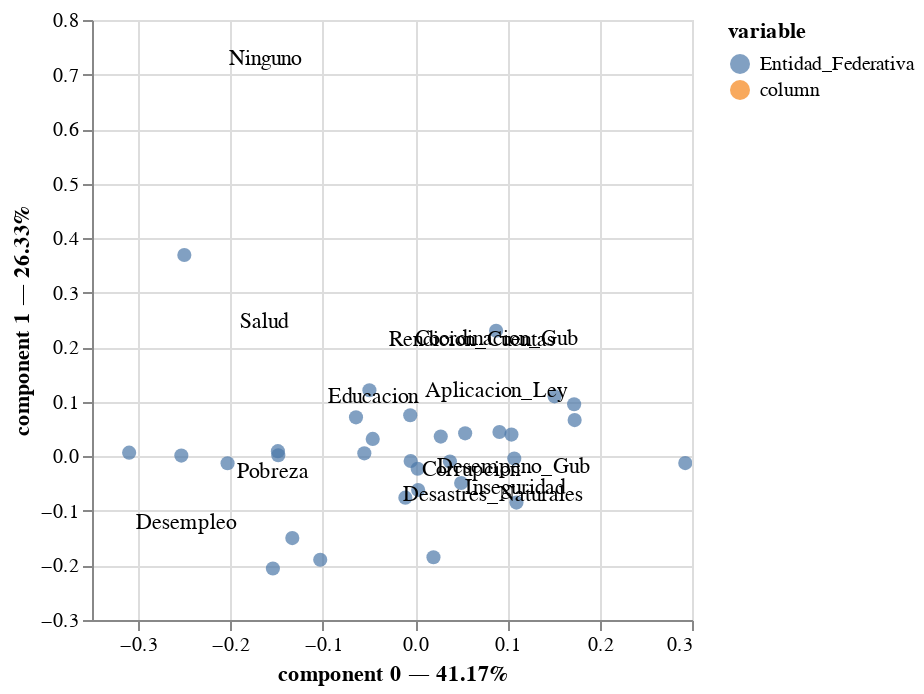

Notebook code cell kept with this figure:
### Markdown cell above
Las dos primeras componentes explican más del **60% de la varianza total**.

### Code cell
ca.plot(contingency_table_main_issues, x_component = 0, y_component = 1, show_row_markers = True,
        show_column_markers = False, show_row_labels = False, show_column_labels = True)

### Figure 1 — Vega specification as saved in the notebook (floating-point values rounded to 4 significant figures)
{"$schema": "https://vega.github.io/schema/vega/v5.json", "data": [{"name": "param_1_store"}, {"name": "source_0", "values": [{"component 0": -0.04588, "component 1": 0.03202, "value": "AGS", "variable": "Entidad_Federativa"}, {"component 0": 0.1729, "component 1": 0.06656, "value": "BC", "variable": "Entidad_Federativa"}, {"component 0": 0.2927, "component 1": -0.01237, "value": "BCS", "variable": "Entidad_Federativa"}, {"component 0": -0.3098, "component 1": 0.006748, "value": "CAMP", "variable": "Entidad_Federativa"}, {"component 0": 0.1098, "component 1": -0.08469, "value": "CDMX", "variable": "Entidad_Federativa"}, {"component 0": -0.005245, "component 1": 0.07537, "value": "CHIH", "variable": "Entidad_Federativa"}, {"component 0": -0.1482, "component 1": 0.002044, "value": "CHIS", "variable": "Entidad_Federativa"}, {"component 0": -0.04947, "component 1": 0.1212, "value": "COAH", "variable": "Entidad_Federativa"}, {"component 0": 0.09139, "component 1": 0.04465, "value": "COL", "variable": "Entidad_Federativa"}, {"component 0": -0.2532, "component 1": 0.001394, "value": "DGO", "variable": "Entidad_Federativa"}, {"component 0": -0.133, "component 1": -0.1498, "value": "GRO", "variable": "Entidad_Federativa"}, {"component 0": 0.1075, "component 1": -0.003981, "value": "GTO", "variable": "Entidad_Federativa"}, {"component 0": -0.2031, "component 1": -0.01254, "value": "HGO", "variable": "Entidad_Federativa"}, {"component 0": 0.05425, "component 1": 0.04216, "value": "JAL", "variable": "Entidad_Federativa"}, {"component 0": 0.04991, "component 1": -0.04888, "value": "MEX", "variable": "Entidad_Federativa"}, {"component 0": -0.004784, "component 1": -0.008558, "value": "MICH", "variable": "Entidad_Federativa"}, {"component 0": 0.003347, "component 1": -0.06171, "value": "MOR", "variable": "Entidad_Federativa"}, {"component 0": -0.05499, "component 1": 0.005596, "value": "NAY", "variable": "Entidad_Federativa"}, {"component 0": 0.1723, "component 1": 0.09545, "value": "NL", "variable": "Entidad_Federativa"}, {"component 0": -0.1486, "component 1": 0.009512, "value": "OAX", "variable": "Entidad_Federativa"}, {"component 0": -0.01053, "component 1": -0.07574, "value": "PUE", "variable": "Entidad_Federativa"}, {"component 0": 0.1511, "component 1": 0.11, "value": "QR", "variable": "Entidad_Federativa"}, {"component 0": 0.0878, "component 1": 0.2302, "value": "QRO", "variable": "Entidad_Federativa"}, {"component 0": 0.03776, "component 1": -0.009322, "value": "SIN", "variable": "Entidad_Federativa"}, {"component 0": 0.1044, "component 1": 0.03997, "value": "SLP", "variable": "Entidad_Federativa"}, {"component 0": 0.02782, "component 1": 0.03628, "value": "SON", "variable": "Entidad_Federativa"}, {"component 0": -0.154, "component 1": -0.2056, "value": "TAB", "variable": "Entidad_Federativa"}, {"component 0": 0.002817, "component 1": -0.02275, "value": "TAM", "variable": "Entidad_Federativa"}, {"component 0": -0.06401, "component 1": 0.07157, "value": "TLAX", "variable": "Entidad_Federativa"}, {"component 0": -0.1028, "component 1": -0.1894, "value": "VER", "variable": "Entidad_Federativa"}, {"component 0": -0.25, "component 1": 0.3691, "value": "YUC", "variable": "Entidad_Federativa"}, {"component 0": 0.01992, "component 1": -0.1849, "value": "ZAC", "variable": "Entidad_Federativa"}]}, {"name": "source_1", "values": [{"component 0": 0.1071, "component 1": -0.02019, "value": "Desempeno_Gub", "variable": "column"}, {"component 0": -0.1538, "component 1": -0.02911, "value": "Pobreza", "variable": "column"}, {"component 0": 0.06025, "component 1": -0.02486, "value": "Corrupcion", "variable": "column"}, {"component 0": -0.2477, "component 1": -0.1214, "value": "Desempleo", "variable": "column"}, {"component 0": 0.1081, "component 1": -0.05831, "value": "Inseguridad", "variable": "column"}, {"component 0": 0.08767, "component 1": 0.1199, "value": "Aplicacion_Ley", "variable": "column"}, {"component 0": 0.08461, "component 1": -0.07157, "value": "Desastres_Naturales", "variable": "column"}, {"component 0": -0.04584, "component 1": 0.1093, "value": "Educacion", "variable": "column"}, {"component 0": -0.164, "component 1": 0.2462, "value": "Salud", "variable": "column"}, {"component 0": 0.08872, "component 1": 0.2153, "value": "Coordinacion_Gub", "variable": "column"}, {"component 0": 0.06183, "component 1": 0.2126, "value": "Rendicion_Cuentas", "variable": "column"}, {"component 0": -0.1621, "component 1": 0.728, "value": "Ninguno", "variable": "column"}]}, {"name": "source_2", "values": [{"component 0": 0.1071, "component 1": -0.02019, "label": "Desempeno_Gub"}, {"component 0": -0.1538, "component 1": -0.02911, "label": "Pobreza"}, {"component 0": 0.06025, "component 1": -0.02486, "label": "Corrupcion"}, {"component 0": -0.2477, "component 1": -0.1214, "label": "Desempleo"}, {"component 0": 0.1081, "component 1": -0.05831, "label": "Inseguridad"}, {"component 0": 0.08767, "component 1": 0.1199, "label": "Aplicacion_Ley"}, {"component 0": 0.08461, "component 1": -0.07157, "label": "Desastres_Naturales"}, {"component 0": -0.04584, "component 1": 0.1093, "label": "Educacion"}, {"component 0": -0.164, "component 1": 0.2462, "label": "Salud"}, {"component 0": 0.08872, "component 1": 0.2153, "label": "Coordinacion_Gub"}, {"component 0": 0.06183, "component 1": 0.2126, "label": "Rendicion_Cuentas"}, {"component 0": -0.1621, "component 1": 0.728, "label": "Ninguno"}]}, {"name": "source_0_color_domain_variable_0", "values": [{"variable": "Entidad_Federativa"}]}, {"name": "source_1_color_domain_variable_1", "values": [{"variable": "column"}]}], "signals": [{"name": "unit", "value": {}, "on": [{"events": "pointermove", "update": "isTuple(group()) ? group() : unit"}]}, {"name": "param_1", "update": "vlSelectionResolve(\"param_1_store\", \"union\")"}, {"name": "param_1_component_0", "on": [{"events": [{"source": "view", "type": "dblclick"}], "update": "null"}, {"events": {"signal": "param_1_translate_delta"}, "update": "panLinear(param_1_translate_anchor.extent_x, -param_1_translate_delta.x / width)"}, {"events": {"signal": "param_1_zoom_delta"}, "update": "zoomLinear(domain(\"x\"), param_1_zoom_anchor.x, param_1_zoom_delta)"}]}, {"name": "param_1_component_1", "on": [{"events": [{"source": "view", "type": "dblclick"}], "update": "null"}, {"events": {"signal": "param_1_translate_delta"}, "update": "panLinear(param_1_translate_anchor.extent_y, param_1_translate_delta.y / height)"}, {"events": {"signal": "param_1_zoom_delta"}, "update": "zoomLinear(domain(\"y\"), param_1_zoom_anchor.y, param_1_zoom_delta)"}]}, {"name": "param_1_tuple", "on": [{"events": [{"signal": "param_1_component_0 || param_1_component_1"}], "update": "param_1_component_0 && param_1_component_1 ? {unit: \"view_1\", fields: param_1_tuple_fields, values: [param_1_component_0,param_1_component_1]} : null"}]}, {"name": "param_1_tuple_fields", "value": [{"field": "component 0", "channel": "x", "type": "R"}, {"field": "component 1", "channel": "y", "type": "R"}]}, {"name": "param_1_translate_anchor", "value": {}, "on": [{"events": [{"source": "scope", "type": "pointerdown"}], "update": "{x: x(unit), y: y(unit), extent_x: domain(\"x\"), extent_y: domain(\"y\")}"}]}, {"name": "param_1_translate_delta", "value": {}, "on": [{"events": [{"source": "window", "between": [{"source": "scope", "type": "pointerdown"}, {"source": "window", "type": "pointerup"}], "consume": true, "type": "pointermove"}], "update": "{x: param_1_translate_anchor.x - x(unit), y: param_1_translate_anchor.y - y(unit)}"}]}, {"name": "param_1_zoom_anchor", "on": [{"events": [{"source": "scope", "type": "wheel", "consume": true}], "update": "{x: invert(\"x\", x(unit)), y: invert(\"y\", y(unit))}"}]}, {"name": "param_1_zoom_delta", "on": [{"events": [{"source": "scope", "type": "wheel", "consume": true}], "update": "pow(1.001, event.deltaY * pow(16, event.deltaMode))", "force": true}]}, {"name": "param_1_modify", "on": [{"events": {"signal": "param_1_tuple"}, "update": "modify(\"param_1_store\", param_1_tuple, true)"}]}], "marks": [{"type": "symbol", "name": "view_1_marks", "from": {"data": "source_0"}, "encode": {"update": {"shape": {"value": "circle"}, "fill": {"field": "variable", "scale": "color"}, "y": {"field": "component 1", "scale": "y"}, "x": {"field": "component 0", "scale": "x"}, "opacity": {"value": 0.7}, "tooltip": {"signal": "{\"variable\": isValid(datum[\"variable\"]) ? datum[\"variable\"] : \"\"+datum[\"variable\"], \"value\": isValid(datum[\"value\"]) ? datum[\"value\"] : \"\"+datum[\"value\"], \"component 0\": format(datum[\"component 0\"], \"\"), \"component 1\": format(datum[\"component 1\"], \"\")}"}, "size": {"value": 50}}}, "clip": true, "interactive": true, "style": ["circle"]}, {"type": "symbol", "name": "layer_1_marks", "from": {"data": "source_1"}, "encode": {"update": {"size": {"value": 0}, "tooltip": {"signal": "{\"variable\": isValid(datum[\"variable\"]) ? datum[\"variable\"] : \"\"+datum[\"variable\"], \"value\": isValid(datum[\"value\"]) ? datum[\"value\"] : \"\"+datum[\"value\"], \"component 0\": format(datum[\"component 0\"], \"\"), \"component 1\": format(datum[\"component 1\"], \"\")}"}, "opacity": {"value": 0.7}, "shape": {"value": "circle"}, "x": {"field": "component 0", "scale": "x"}, "y": {"field": "component 1", "scale": "y"}, "fill": {"field": "variable", "scale": "color"}}}, "clip": true, "style": ["circle"], "interactive": true}, {"type": "text", "name": "layer_2_marks", "from": {"data": "source_2"}, "encode": {"update": {"align": {"value": "center"}, "baseline": {"value": "middle"}, "y": {"field": "component 1", "scale": "y"}, "text": {"signal": "isValid(datum[\"label\"]) ? datum[\"label\"] : \"\"+datum[\"label\"]"}, "fill": {"value": "black"}, "x": {"field": "component 0", "scale": "x"}}}, "interactive": false, "style": ["text"], "clip": true}], "scales": [{"name": "x", "type": "linear", "domain": {"fields": [{"data": "source_0", "field": "component 0"}, {"data": "source_1", "field": "component 0"}, {"data": "source_2", "field": "component 0"}]}, "range": [0, {"signal": "width"}], "domainRaw": {"signal": "param_1[\"component 0\"]"}, "nice": true, "zero": false}, {"name": "y", "type": "linear", "domain": {"fields": [{"data": "source_0", "field": "component 1"}, {"data": "source_1", "field": "component 1"}, {"data": "source_2", "field": "component 1"}]}, "range": [{"signal": "height"}, 0], "nice": true, "domainRaw": {"signal": "param_1[\"component 1\"]"}, "zero": false}, {"name": "color", "type": "ordinal", "domain": {"fields": [{"data": "source_0_color_domain_variable_0", "field": "variable"}, {"data": "source_1_color_domain_variable_1", "field": "variable"}], "sort": true}, "range": "category"}], "axes": [{"scale": "x", "labels": false, "orient": "bottom", "minExtent": 0, "grid": true, "domain": false, "ticks": false, "zindex": 0, "maxExtent": 0, "tickCount": {"signal": "ceil(width/40)"}, "gridScale": "y", "aria": false}, {"scale": "y", "ticks": false, "labels": false, "aria": false, "grid": true, "tickCount": {"signal": "ceil(height/40)"}, "maxExtent": 0, "zindex": 0, "domain": false, "orient": "left", "gridScale": "x", "minExtent": 0}, {"scale": "x", "title": "component 0 — 41.17%", "tickCount": {"signal": "ceil(width/40)"}, "grid": false, "labelFlush": true, "zindex": 0, "orient": "bottom", "labelOverlap": true}, {"scale": "y", "zindex": 0, "title": "component 1 — 26.33%", "grid": false, "labelOverlap": true, "orient": "left", "tickCount": {"signal": "ceil(height/40)"}}], "style": "cell", "width": 300, "legends": [{"fill": "color", "symbolType": "circle", "title": "variable", "encode": {"symbols": {"update": {"opacity": {"value": 0.7}}}}}], "background": "white", "height": 300, "padding": 5}
